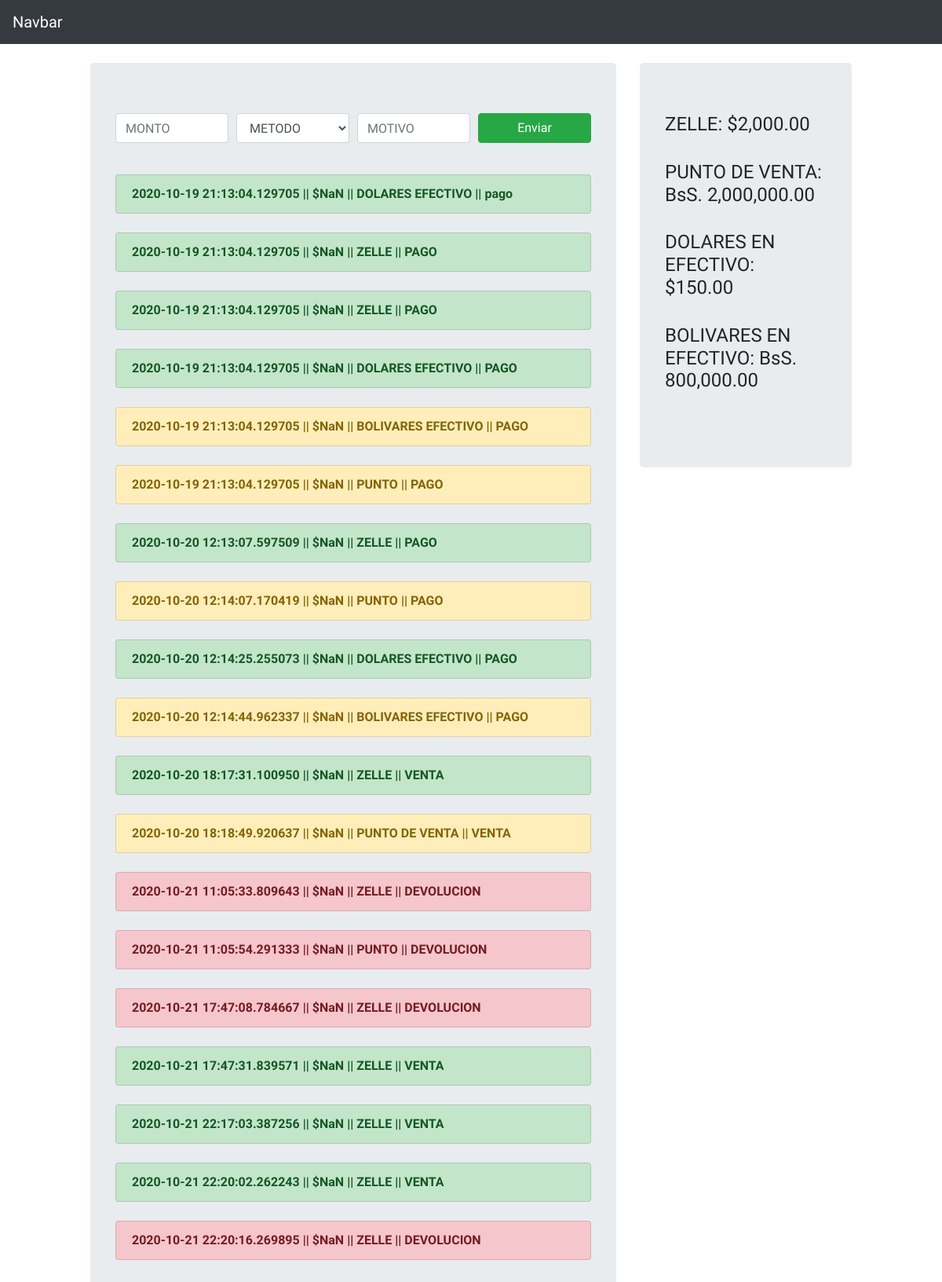
The page / on the database its author committed.
### app.py (models this page shows, shortened)
class Operacion(db.Model):
    id = db.Column(db.Integer, primary_key=True)
    date_created = db.Column(db.DateTime)
    amount = db.Column(db.Float, nullable=False)
    method = db.Column(db.String(100), nullable=False)
    reason = db.Column(db.String(100))

### app.py (the view)
@app.route('/')
def home():
    operations = Operacion.query.all()
    ops = db.session.query(Operacion).all()
    listZelle = [0]
    listPunto = [0]
    listEfectivoD = [0]
    listEfectivoBS = [0]
    def currencyFormat(monto):
        currency = "{:,.2f}".format(monto)
        return currency
    for op in operations:
        if 'ZELLE' in op.method.upper():
            listZelle.insert(0, op.amount)
            sumZelle = sum(listZelle)
        if 'PUNTO' in op.method.upper():
            listPunto.insert(0, op.amount)
            sumPunto = sum(listPunto)
        if 'DOLARES EFECTIVO' in op.method.upper():
            listEfectivoD.insert(0, op.amount)
            sumEfectivoD = sum(listEfectivoD)
        if 'BOLIVARES EFECTIVO' in op.method.upper():
            listEfectivoBS.insert(0, op.amount)
            sumEfectivoBS = sum(listEfectivoBS)
    return render_template('prueba.html', operations = operations , sumZelle = currencyFormat(sumZelle), sumPunto = currencyFormat(sumPunto), sumEfectivoBS = currencyFormat(sumEfectivoBS) , sumEfectivoD = currencyFormat(sumEfectivoD))

### templates/prueba.html (shortened to what this page needs)
<!DOCTYPE html>
<html lang="en">
<head>
    <link rel="stylesheet" href="https://cdn.jsdelivr.net/npm/bootstrap@4.5.3/dist/css/bootstrap.min.css">
    <link href="static/main.css" rel="stylesheet">
</head>
<body>
  <nav class="navbar navbar-dark bg-dark">
    <span class="navbar-brand mb-0 h1">Navbar</span>
  </nav>
  <div class="container-fluid">
        <div class="row">
            <div class="col-lg-7 offset-md-1 mt-4">
                <div class="jumbotron ">
                    <form action="/create" method="POST">
                      <div class="form-row">
                        <div class="col-3">
                          <input type="text" class="form-control" name="amount"placeholder="MONTO" required="required">
                        </div>
                        <div class="form-group col-3">
                          <select class="form-control" id="exampleFormControlSelect1" name="method">
                            <option > METODO</option>
                          </select>
                        </div>
                        <div class="col-3">
                          <input type="text" class="form-control" placeholder="MOTIVO" name="reason">
                        </div>
                        <div class="col-3">
                          <button class="btn btn-success btn-block">Enviar</button>
                        </div>
                      </div>
                    </form>
                    {% for operation in operations %}
                  <ul class="list-group mt-4">
                      <li class="list-group-item  "><strong>{{ operation.date_created}} || <span class="op-amount"> {{operation.amount}} </span> || {{operation.method}} || {{operation.reason}}</strong></li>
                  </ul>
                  {% endfor %}
                  </div>
            </div>
            <div class="col-lg-3 mt-4">
                <div class="jumbotron ">
                  <h4>ZELLE: ${{sumZelle}}</h4>
                  <br>
                   <h4>PUNTO DE VENTA: BsS. {{sumPunto}}</h4>
                   <br>
                   <h4>DOLARES EN EFECTIVO: ${{sumEfectivoD}}</h4>
                   <br>
                    <h4>BOLIVARES EN EFECTIVO: BsS. {{sumEfectivoBS}}</h4>
                    <br>
                  </div>
            </div>
        </div>
    </div>
</body>
</html>

### static/main.css (style rules this page uses)
body { font-family: 'Ubuntu', sans-serif; }

### rows shown on the page
Operacion: date_created "2020-10-19 21:13:04.129705", method "DOLARES EFECTIVO", reason "pago"
Operacion: date_created "2020-10-19 21:13:04.129705", method "ZELLE", reason "PAGO"
Operacion: date_created "2020-10-19 21:13:04.129705", method "ZELLE", reason "PAGO"
Operacion: date_created "2020-10-19 21:13:04.129705", method "DOLARES EFECTIVO", reason "PAGO"
Operacion: date_created "2020-10-19 21:13:04.129705", method "BOLIVARES EFECTIVO", reason "PAGO"
Operacion: date_created "2020-10-19 21:13:04.129705", method "PUNTO", reason "PAGO"
Operacion: date_created "2020-10-20 12:13:07.597509", method "ZELLE", reason "PAGO"
Operacion: date_created "2020-10-20 12:14:07.170419", method "PUNTO", reason "PAGO"
Operacion: date_created "2020-10-20 12:14:25.255073", method "DOLARES EFECTIVO", reason "PAGO"
Operacion: date_created "2020-10-20 12:14:44.962337", method "BOLIVARES EFECTIVO", reason "PAGO"
Operacion: date_created "2020-10-20 18:17:31.100950", method "ZELLE", reason "VENTA"
Operacion: date_created "2020-10-20 18:18:49.920637", method "PUNTO DE VENTA", reason "VENTA"
Operacion: date_created "2020-10-21 11:05:33.809643", method "ZELLE", reason "DEVOLUCION"
Operacion: date_created "2020-10-21 11:05:54.291333", method "PUNTO", reason "DEVOLUCION"
Operacion: date_created "2020-10-21 17:47:08.784667", method "ZELLE", reason "DEVOLUCION"
Operacion: date_created "2020-10-21 17:47:31.839571", method "ZELLE", reason "VENTA"
Operacion: date_created "2020-10-21 22:17:03.387256", method "ZELLE", reason "VENTA"
Operacion: date_created "2020-10-21 22:20:02.262243", method "ZELLE", reason "VENTA"
Operacion: date_created "2020-10-21 22:20:16.269895", method "ZELLE", reason "DEVOLUCION"

### other values the page prints
{{ sumZelle }} "2,000.00"
{{ sumPunto }} "2,000,000.00"
{{ sumEfectivoD }} "150.00"
{{ sumEfectivoBS }} "800,000.00"
